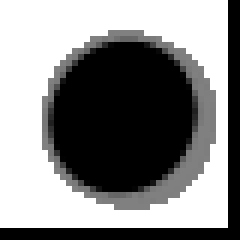
#> input picture image_gen/coin/base.png, 40 x 40 px, found by its file name (shown 6 times larger)
$ python potion_combine.py
#> lines starting #> are read from the running program, lines starting #| are printed output that depends on the picture
### image_gen/base.py

import cv2
import numpy as np


def applyMatrix(img, matrix):
    #applies a 4x4 matrix to each pixel of image
    #recall that arithmetic is done mod 256, so might want to normalize
    return np.dot(img, np.transpose(matrix))

def whitenAlpha(img):
    #r, g, b = alpha
    return applyMatrix(img,np.array([[0,0,0,1],[0,0,0,1],[0,0,0,1],[0,0,0,1]]))

def whitenBrightness(img):
    #r, g, b = (r+g+b)/3
    #again, alpha is unaffected
    return applyMatrix(img,np.array([[1/3,1/3,1/3,0],[1/3,1/3,1/3,0],[1/3,1/3,1/3,0],[0,0,0,1]]))

# [5 lines left out: function toColor, not called in this run]

def toColorBrightness(img,b,g,r):
    #b, g, r are numbers from 0 to 1.
    #blue part <= brightnesss*blue number as input
    #similar for the others
    return applyMatrix(whitenBrightness(img),np.array([[b,0,0,0],[g,0,0,0],[r,0,0,0],[0,0,0,1]]))


def addTransparent(img1, img2):
    #uses img2's alpha channel
    #img1's alpha is completely ignored and unaffected
    #remember: 0 is fully transparent, 255 (scaled to 1 here) is opaque
    #img1's value = (1 - img2's alpha) * img1's value + (img2's alpha) * img2's value
    #mutates img1
    alphas = 1/255 * img2[:,:,3]
    oneMinus = np.full(img1.shape[0:2], 1) - alphas
    for i in range(3):
        img1[:,:,i] = np.multiply(oneMinus, img1[:,:,i]) + np.multiply(alphas, img2[:,:,i]) #component wise multiplication


# img1's alpha = img2's alpha. All else unchanged
def copyTransparency(img1, img2):
    img1[:,:,3] = img2[:,:,3]
#first "real" example

#define colors
colors = {
    "blue":[1,0,0],
    "green":[0,1,0],
    "red":[0,0,1],
    "silver":[0.5,0.5,0.5],
    "yellow":[0,1,1],
    "purple":[1,0,0.7],
    "black":[0,0,0],
    "cyan":[1,1,0],
    "gray1":[0.1,0.1,0.1],
    "gray2":[0.2,0.2,0.2],
    "gray3":[0.3,0.3,0.3],
    "white":[1,1,1],

}

### image_gen/potion/potion_combine.py

import cv2
import numpy as np
import sys

sys.path.append("C:/Users/theleader/Desktop/games/toposort_game/image_gen")
#print(sys.path)
from base import *


for color in ["blue","green","red","yellow","black","purple","silver"]:
            base = cv2.imread("base.png",cv2.IMREAD_UNCHANGED)
#> base is the input picture: shape (40, 40, 4); mean B, G, R, A 136.1, 136.1, 136.1, 102.7
            filler = cv2.imread("filler.png",cv2.IMREAD_UNCHANGED)
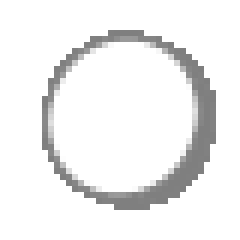
#> input picture image_gen/coin/filler.png, 40 x 40 px, found by its file name (shown 6 times larger)
#> filler is the input picture: shape (40, 40, 4); mean B, G, R, A 239.2, 239.2, 239.2, 102.7
            addTransparent(base, toColorBrightness(filler, colors[color][0], colors[color][1], colors[color][2]))
#> in applyMatrix (call 2), `return np.dot(img, np.transpose(matrix))`:
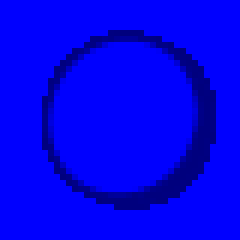
#> returned value: shape (40, 40, 4) float64 (shown 6 times larger); mean of channels 0, 1, 2, 3 239.2, 0, 0, 102.7; drawn as B, G, R
#> in addTransparent, `alphas = 1/255 * img2[:,:,3]`:
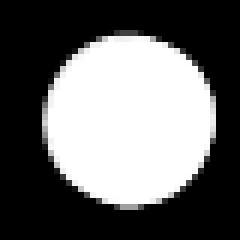
#> alphas: shape (40, 40) float64 (shown 6 times larger); min 0, max 1, mean 0.403
#> in addTransparent, `oneMinus = np.full(img1.shape[0:2], 1) - alphas`:
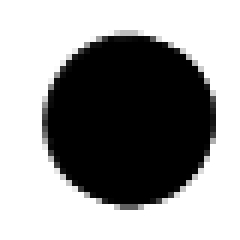
#> oneMinus: shape (40, 40) float64 (shown 6 times larger); min 0, max 1, mean 0.597
#> after the loop in addTransparent, `for i in range(3):`:
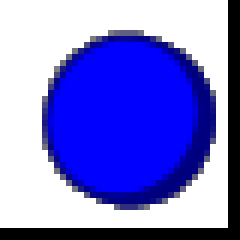
#> img1: shape (40, 40, 4) (shown 6 times larger); mean B, G, R, A 214.2, 123.8, 123.8, 102.7
            cv2.imwrite("output/potion_" + color +".png", base) #gem color , circle color
            print(f"""
 "{color} potion" : {{
                "name" : "{color} potion" ,
                "image" : "potion_{color}.png",
                "subtype1" : "potion",
                "subtype2" : "",
                "color": "{color}"
                 }},

""")
